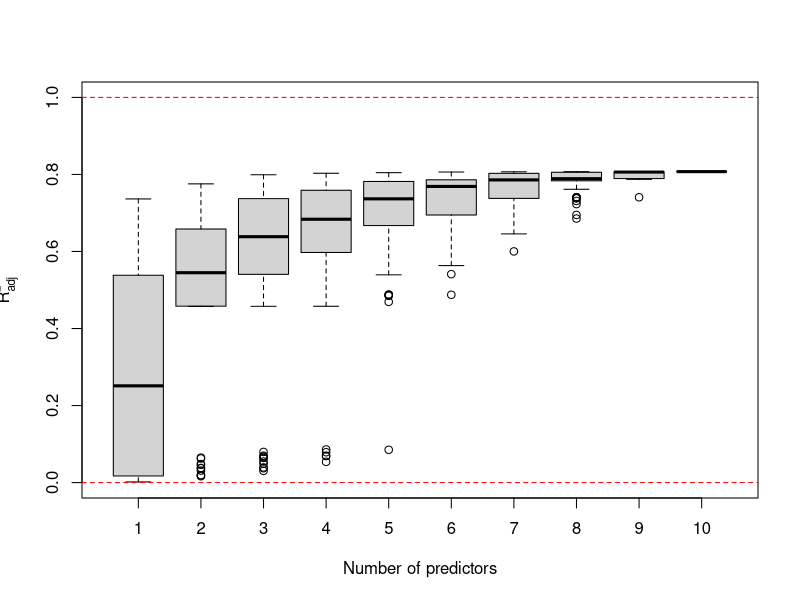
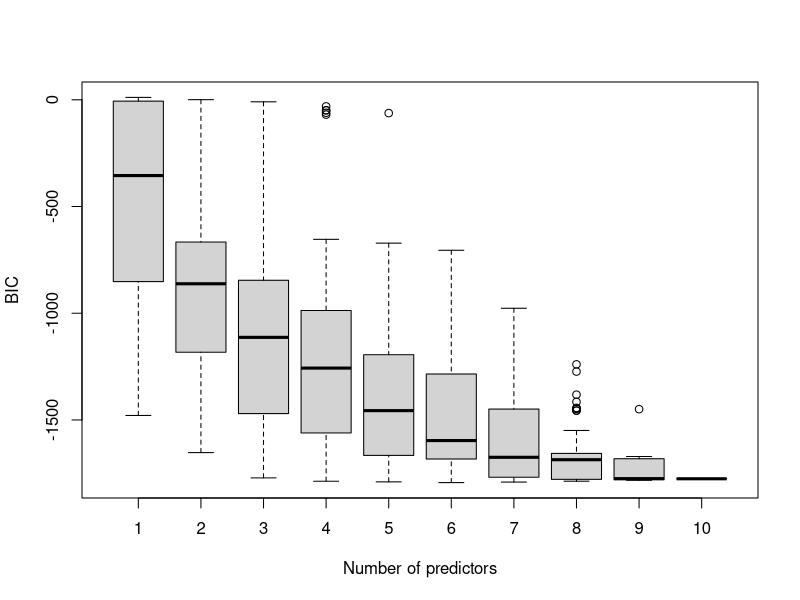

Source code (R) for these figures, in order:
## ---- chunk 1
## Coffee example (Coffee Quality Institute, 2018) continued.
coffee <- read.csv("csv/coffee_arabica.csv")

mfull <-
  lm(
    Flavor ~ factor(Processing.Method) + Aroma + Aftertaste +
      Body + Acidity + Balance + Sweetness + Uniformity + Moisture,
    dat = coffee
  )
summary(mfull)$adj.r.squared
AIC(mfull)
BIC(mfull)

library(leaps)
# Exhaustive, brute-force search.
all_regs <-
  regsubsets(
    Flavor ~ .,
    data = coffee,
    nvmax = 10,
    nbest = 2 ^ 10,
    really.big = TRUE
  )
all_regs_summ <- summary(all_regs)
## ---- chunk 2
# Organize results according to number of variables in model.
p <- 10
k <- c(
  rep(1, choose(p, 1)),
  rep(2, choose(p, 2)),
  rep(3, choose(p, 3)),
  rep(4, choose(p, 4)),
  rep(5, choose(p, 5)),
  rep(6, choose(p, 6)),
  rep(7, choose(p, 7)),
  rep(8, choose(p, 8)),
  rep(9, choose(p, 9)),
  rep(10, choose(p, 10))
)
boxplot(
  all_regs_summ$adjr2 ~ k,
  xlab = "Number of predictors",
  ylab =
    expression(R[adj] ^ 2),
  ylim = c(0, 1)
)
abline(h = c(0, 1), lty = 2, col = "red")

boxplot(all_regs_summ$bic ~ k, xlab = "Number of predictors", ylab = "BIC")

max(all_regs_summ$adjr2)
bestR2adj <- which.max(all_regs_summ$adjr2)
min(all_regs_summ$bic)
bestBIC <- which.min(all_regs_summ$bic)

# Find out which predictors in those models.
all_regs_summ$which[bestR2adj,]
all_regs_summ$which[bestBIC,]


coffee$wet <- ifelse(coffee$Processing.Method == 'Washed / Wet', 1,
                     0) # 1 = wet, 0 otherwise
coffee$semi <-
  ifelse(coffee$Processing.Method == 'Semi-washed / Semi-pulped',
         1, 0) # 1 = semi/dry, 0 otherwise
coffee$Processing.Method <- NULL

m_bestr2adj <- lm(
  Flavor ~ wet + Aroma + Aftertaste +
    Body + Acidity + Balance + Sweetness + Uniformity + Moisture,
  dat = coffee
)
summary(m_bestr2adj)
AIC(m_bestr2adj)
BIC(m_bestr2adj)

m_bestBIC <- lm(Flavor ~ wet + Aroma + Aftertaste +
                  Body + Acidity + Sweetness , dat = coffee)
summary(m_bestBIC)
AIC(m_bestBIC)
BIC(m_bestBIC)

# Let's also try stepwise methods.
library(MASS)

# Full model and empty model with just intercept.
full <- lm(Flavor ~ ., data = coffee)
empty <- lm(Flavor ~ 1, data = coffee)

# Default stepAIC uses AIC criterion.
m_f_AIC <- stepAIC(
  object = empty,
  scope = list(upper = full, lower = empty),
  direction = "forward"
)

# Let's get stepAIC to use BIC by specifying the penalty k = log(n).
# Add 'trace = 0' to hide the output.
# Forward.
m_f <-
  stepAIC(
    object = empty,
    scope = list(upper = full, lower = empty),
    direction = "forward",
    trace = 0,
    k = log(nrow(coffee))
  )
summary(m_f)

# Backward.
m_b <-
  stepAIC(
    object = full,
    scope = list(upper = full, lower = empty),
    direction = "backward",
    trace = 0,
    k = log(nrow(coffee))
  )
summary(m_b)

# Forward-backward.
m_h <-
  stepAIC(
    object = empty,
    scope = list(upper = full, lower = empty),
    direction = "both",
    trace = 0,
    k = log(nrow(coffee))
  )
summary(m_h)
